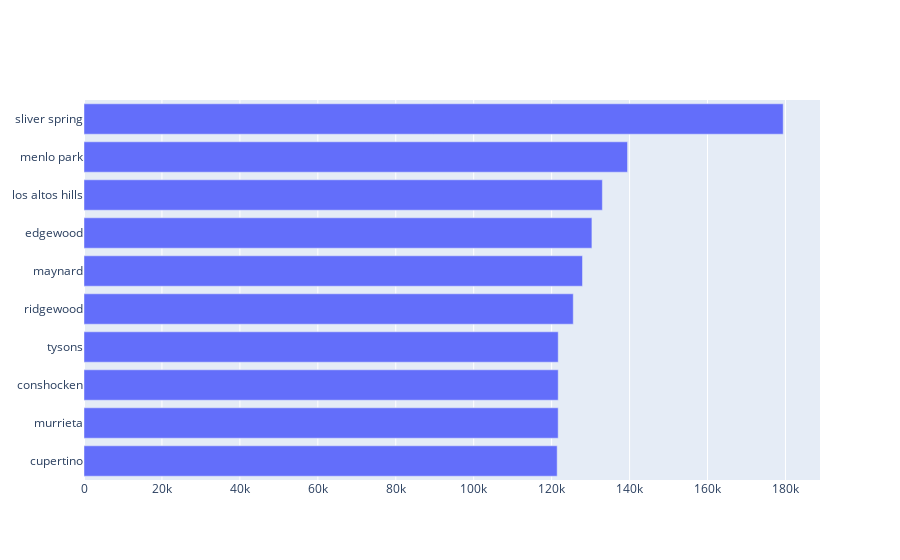

Write notebook code for a chart like this one.
### Code cell
fig = go.Figure(go.Bar(
            x=sample.groupby('employer_city').mean()[['prevailing_wage']].sort_values('prevailing_wage',ascending=False)[:10]['prevailing_wage'][::-1],
            y=sample.groupby('employer_city').mean()[['prevailing_wage']].sort_values('prevailing_wage',ascending=False)[:10].index[::-1],
            orientation='h'))

fig.show()

### Figure 1 — Plotly figure (JSON) as saved in the notebook; plotly's stock layout.template omitted (floating-point values rounded to 4 significant figures)
{"data": [{"orientation": "h", "type": "bar", "x": [121400.0, 121680, 121690, 121700.0, 125549, 127920, 130333, 133016, 139500.0, 179421], "y": ["cupertino", "murrieta", "conshocken", "tysons", "ridgewood", "maynard", "edgewood", "los altos hills", "menlo park", "sliver spring"]}], "layout": {}}
